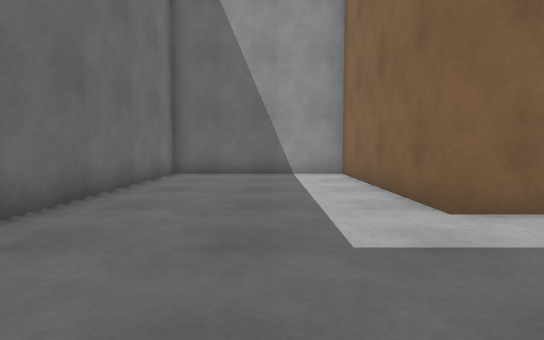
view 1 (above)

15 first-person views from a walk through a robot-simulator world made for Gazebo. The camera is 0.94 m above the floor, tilts 4° down and sees 80° across. The floor is counted in squares, 1 m on a side. Each view is taken from the middle of a square. On the plan, view 1 faces up. The plan holds only what a view shows up to about 12 squares ahead; the rest is blank. The place goes on beyond the plan.

view 2
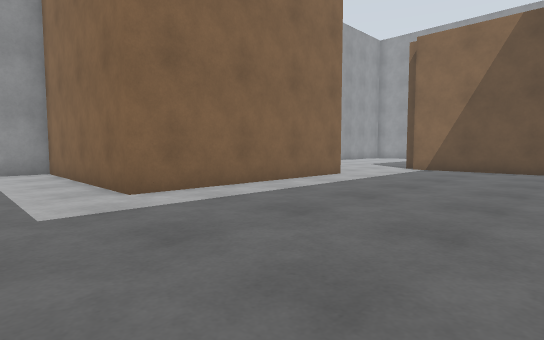

view 3
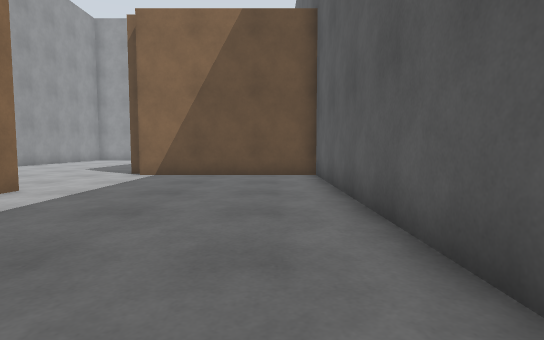

view 4
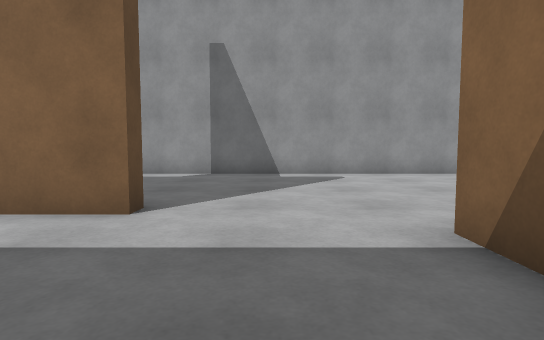

view 5
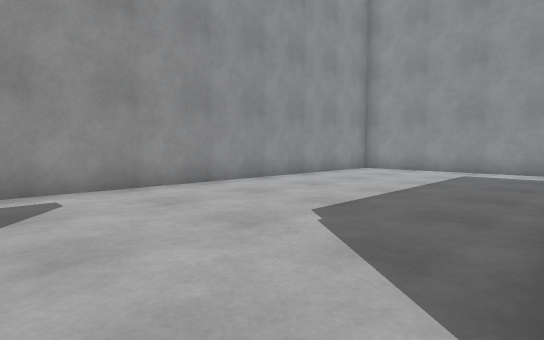

view 6
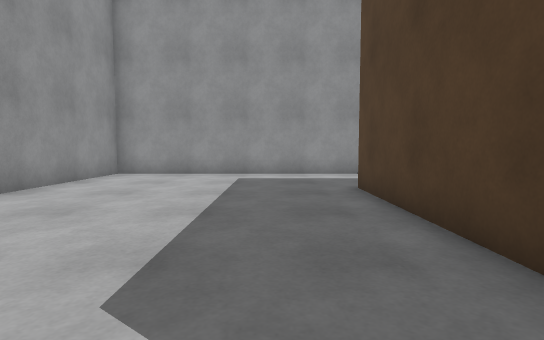

view 7
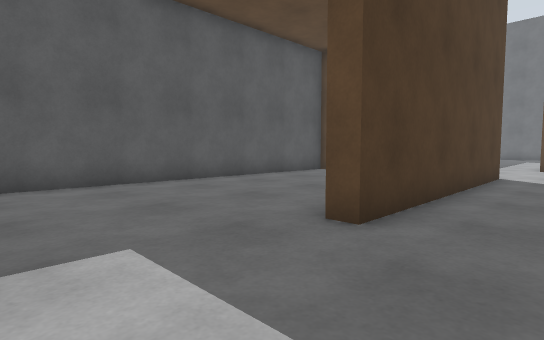

view 8
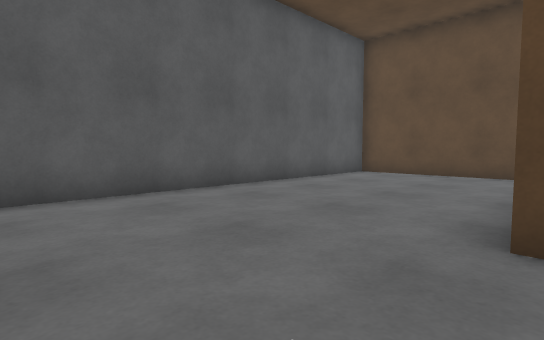

view 9
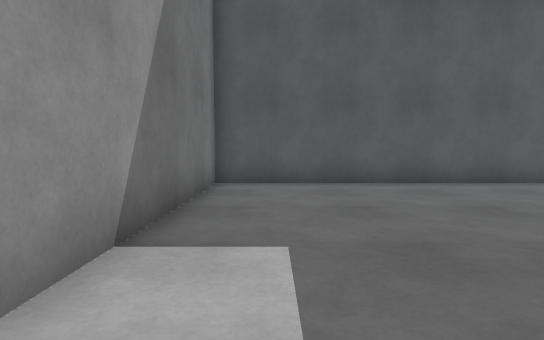

view 10
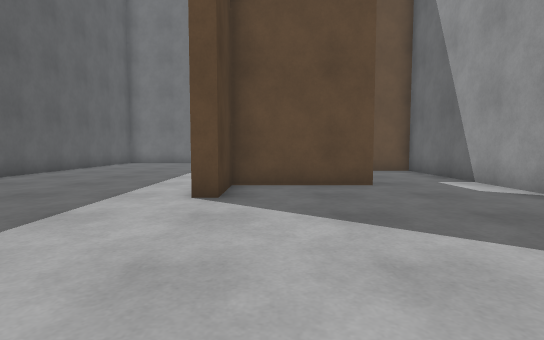

view 11
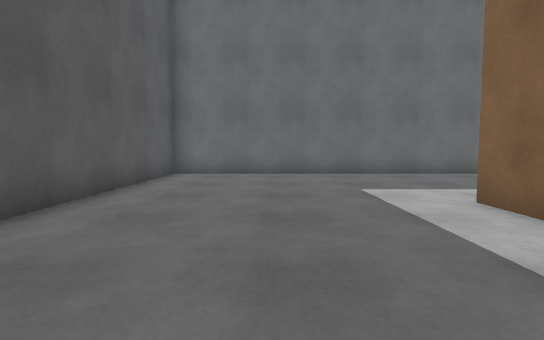

view 12
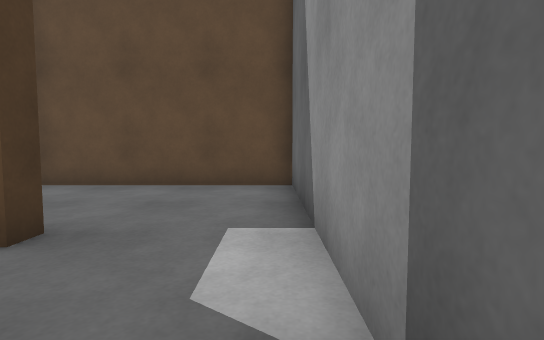

view 13
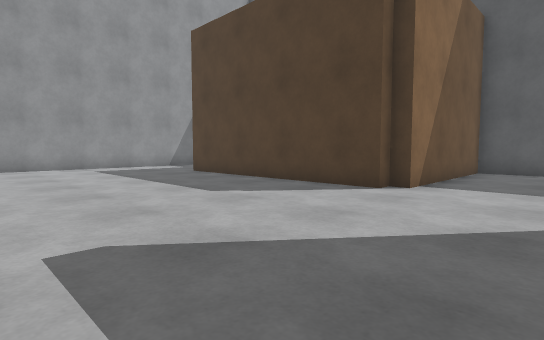

view 14
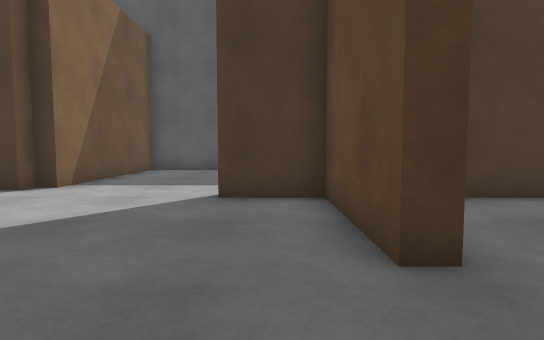

view 15
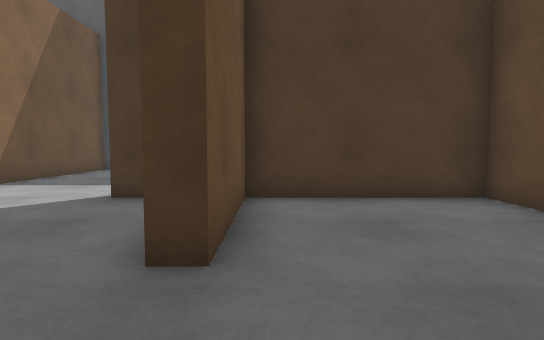

### Floor plan
Points are (right, up) in squares from view 1. A wall is a line through its corners. A room is listed if a view was taken in it or the views show most of it. See-through windows are left out.
Room 1 (views 1, 2, 3, 4, 5, 6, 7, 8, 9, 10, 11, 12, 13, 14, 15)
walls: (14.5, 2.4) (14.5, -1.6); (15.4, -2.5) (26.5, -2.5) (26.5, 11.5) (3, 11.5) (3, 5) (7.5, 5) (7.5, 8.5) (8, 8.5) (8, 5) (10, 5) (10, 4.5) (2.5, 4.5) (2.5, 11.5) (-3.5, 11.5) (-3.5, -2.5) (14, -2.5) (14, 3.5) (14.5, 3.5) (14.5, 4) (22.5, 4) (22.5, 3.5)

Where each view was taken, in squares from view 1:
view 1: 0 up, 0 right, facing up
view 2: 2 down, 0 right, facing up-right
view 3: 1 down, 3 right, facing right
view 4: 0 up, 12 right, facing up
view 5: 4 up, 13 right, facing up-right
view 6: 6 up, 15 right, facing right
view 7: 6 up, 26 right, facing down-left
view 8: 4 up, 26 right, facing down-left
view 9: 6 up, 25 right, facing down
view 10: 6 up, 16 right, facing left
view 11: 1 up, 8 right, facing left
view 12: 11 up, 11 right, facing left
view 13: 11 up, 11 right, facing down-right
view 14: 11 up, 9 right, facing down
view 15: 11 up, 7 right, facing down
